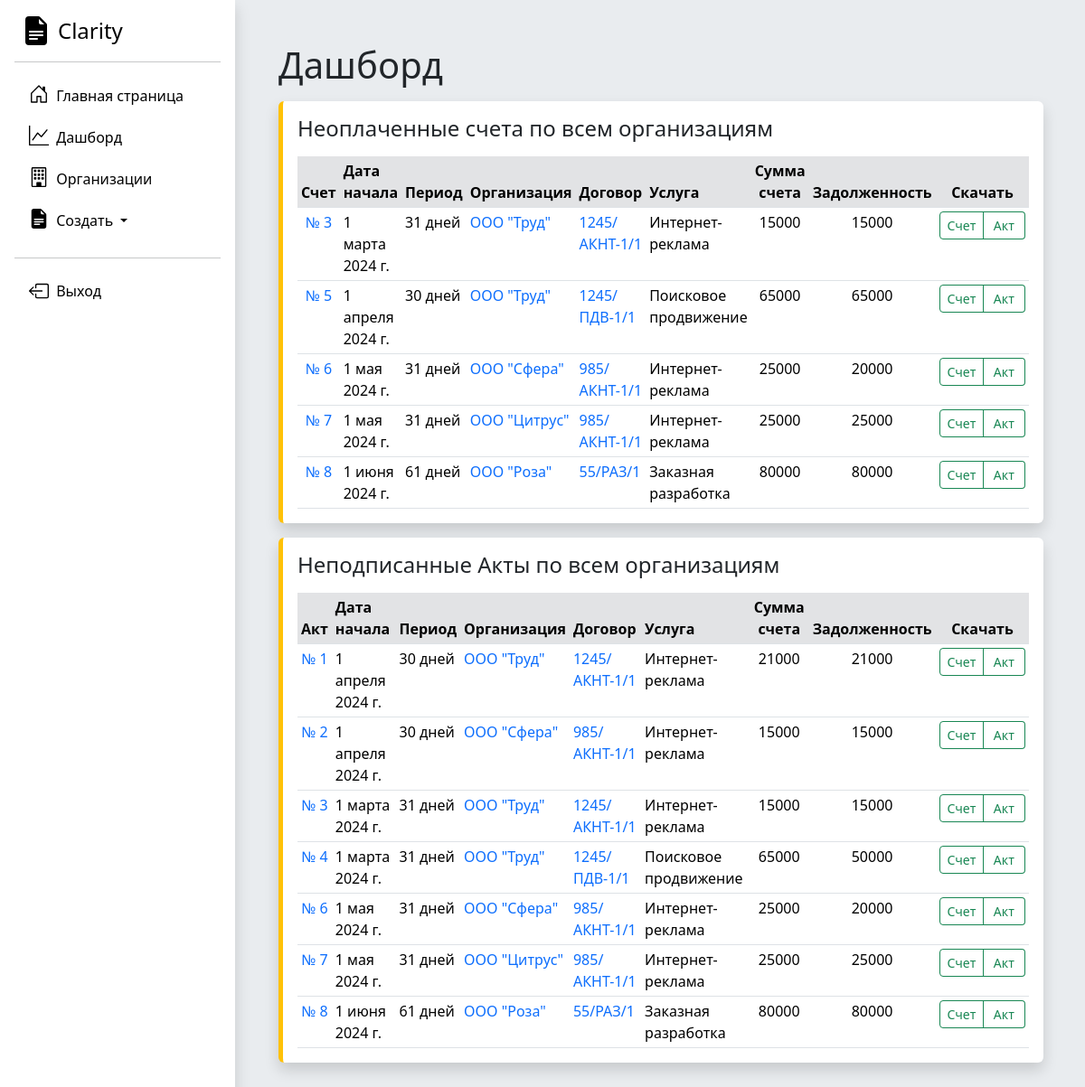
The page /dashboard/ (signed in) on the database its author committed.
### Accounting/models.py (models this page shows, shortened)
class Service(models.Model):
    service_name = models.CharField('Название оказываемой услуги для счета и Акта', max_length=250)
    date_start = models.DateField('Дата начала оказания услуги')
    date_end = models.DateField('Дата окончания оказания услуги')
    price = models.IntegerField('Оплата за услугу')
    payment_made = models.IntegerField('Сумма частичной оплаты счета', db_default=0)
    dogovor = models.ForeignKey(Dogovor, on_delete=models.CASCADE)
    full_payment = models.BooleanField('Счет полностью оплачен')
    act_approved = models.BooleanField("Акт подписан")
    class Meta:
        verbose_name = "Услуга (локализованный этап)"
        verbose_name_plural = "Услуги (локализованные этапы)"

class Dogovor(models.Model):
    nomer_dogovora = models.CharField('Номер договора', max_length=250)
    date_of_signing = models.DateField('Дата начала действия договора')
    web_site = models.CharField('Веб сайт', max_length=250)
    contract_completed = models.BooleanField('Активный договор')
    basic_price = models.IntegerField('Цена догвора')
    service_type = models.ForeignKey(Service_type, on_delete=models.DO_NOTHING)
    organization = models.ForeignKey(Organization, on_delete=models.CASCADE)
    class Meta:
        verbose_name = "Договор"
        verbose_name_plural = "Договоры"

class Organization(models.Model):
    full_name = models.CharField('Полное наименование', max_length=250)
    short_name = models.CharField('Краткое наименование', max_length=250)
    inn = models.IntegerField('ИНН')
    kpp = models.IntegerField('КПП')
    ur_adres = models.TextField('Юридический адрес')
    management_full_name = models.CharField('Управляющее лицо', max_length=250)
    management_post = models.CharField('Должность управляющего лица', max_length=250)
    def __str__(self):
        return self.short_name
    class Meta:
        verbose_name = "Юридическое лицо"
        verbose_name_plural = "Юридические лица"

class Service_type(models.Model):
    service_type = models.CharField('Название направления оказываемых услуг', max_length=250)
    regular = models.BooleanField('Регулярная услуга, нужно выставлять ежемесячный счет')
    def __str__(self):
        return self.service_type
    class Meta:
        verbose_name = "Направление услуги"
        verbose_name_plural = "Направления услуг"

### Accounting/views.py (the view)
# urls.py: path('dashboard/', views.dashboard, name='dashboard'),
@login_required
def dashboard(request):
    organization_list = Organization.objects.all()
    dogovor_list = Dogovor.objects.all()
    service_list = Service.objects.all()
    for el in service_list:
        el.period = (el.date_end - el.date_start).days + 1
    for el in service_list:
        el.debt = el.price - el.payment_made
    content = {
        'organization_list': organization_list,
        'dogovor_list': dogovor_list,
        'service_list': service_list
    }
    return render(request, 'Accounting/dashboard.html', content)

### DAM/templates/Accounting/dashboard.html (shortened to what this page needs)
{% extends 'Accounting/base.html' %}
{% block content %}<h1>Дашборд</h1>
<div class="card shadow p-3 rounded mt-3 border-top-0 border-end-0 border-bottom-0 border-5 border-warning">
<h4 class="mb-3">Неоплаченные счета по всем организациям</h4>
<div class="card-body px-0 py-0">
<div class="table-responsive scrollbar">
    <table class="table table-sm fs-10 mb-0 overflow-hidden">
        <thead >
            <tr>
                <th class="bg-secondary-subtle text-center">Счет</th>
                <th class="bg-secondary-subtle">Дата начала</th>
                <th class="bg-secondary-subtle">Период</th>
                <th class="bg-secondary-subtle">Организация</th>
                <th class="bg-secondary-subtle">Договор</th>
                <th class="bg-secondary-subtle">Услуга</th>
                <th class="bg-secondary-subtle text-center">Сумма счета</th>
                <th class="bg-secondary-subtle text-center">Задолженность</th>
                <th class="bg-secondary-subtle text-center">Скачать</th>
            </tr>
        </thead>
        <tbody>
{% for el in service_list %}
{% if el.full_payment is False %}
<tr>
    <td class="text-center"><a class="link-offset-2 link-offset-3-hover link-underline link-underline-opacity-0 link-underline-opacity-75-hover" href="{% url 'service-detail' el.pk %}">№ {{ el.id }}</a></td>
    <td>{{ el.date_start }}</td>
    <td>{{ el.period }} дней</td>
    <td><a class="link-offset-2 link-offset-3-hover link-underline link-underline-opacity-0 link-underline-opacity-75-hover" href="/organization/{{ el.dogovor.organization.id }}">{{ el.dogovor.organization }}</a> </td>
    <td><a class="link-offset-2 link-offset-3-hover link-underline link-underline-opacity-0 link-underline-opacity-75-hover" href="/dogovor/{{ el.dogovor.id }}">{{ el.dogovor.nomer_dogovora }}</a> </td>
    <td>{{ el.dogovor.service_type }}</td>
    <td class="text-center">{{ el.price }}</td>
    <td class="text-center">{{ el.debt }}</td>
    <td class="text-center">
        <div class="btn-group" role="group" aria-label="Basic mixed styles example">
          <a style="min-width: 47px;" role="button" class="btn btn-outline-success btn-sm" href="{% url 'service-generate-bill' el.pk %}">
                Счет
          </a>
          <a style="min-width: 47px;" role="button" class="btn btn-outline-success btn-sm border-start-0" href="{% url 'service-generate-act' el.pk %}">
                Акт
          </a>
        </div>
    </td>
</tr>
{% endif %}
{% endfor %}
        </tbody>
    </table>
</div>
</div>
</div>
<div class="card shadow p-3 rounded mt-3 border-top-0 border-end-0 border-bottom-0 border-5 border-warning">
<h4 class="mb-3">Неподписанные Акты по всем организациям</h4>
<div class="card-body px-0 py-0">
<div class="table-responsive scrollbar">
    <table class="table table-sm fs-10 mb-0 overflow-hidden">
        <thead >
            <tr>
                <th class="bg-secondary-subtle text-center">Акт</th>
                <th class="bg-secondary-subtle">Дата начала</th>
                <th class="bg-secondary-subtle">Период</th>
                <th class="bg-secondary-subtle">Организация</th>
                <th class="bg-secondary-subtle">Договор</th>
                <th class="bg-secondary-subtle">Услуга</th>
                <th class="bg-secondary-subtle text-center">Сумма счета</th>
                <th class="bg-secondary-subtle text-center">Задолженность</th>
                <th class="bg-secondary-subtle text-center">Скачать</th>
            </tr>
        </thead>
        <tbody>
{% for el in service_list %}
{% if el.act_approved is False %}
<tr>
    <td class="text-center"><a class="link-offset-2 link-offset-3-hover link-underline link-underline-opacity-0 link-underline-opacity-75-hover" href="{% url 'service-detail' el.pk %}">№ {{ el.id }}</a></td>
    <td>{{ el.date_start }}</td>
    <td>{{ el.period }} дней</td>
    <td><a class="link-offset-2 link-offset-3-hover link-underline link-underline-opacity-0 link-underline-opacity-75-hover" href="/organization/{{ el.dogovor.organization.id }}">{{ el.dogovor.organization }}</a> </td>
    <td><a class="link-offset-2 link-offset-3-hover link-underline link-underline-opacity-0 link-underline-opacity-75-hover" href="/dogovor/{{ el.dogovor.id }}">{{ el.dogovor.nomer_dogovora }}</a> </td>
    <td>{{ el.dogovor.service_type }}</td>
    <td class="text-center">{{ el.price }}</td>
    <td class="text-center">{{ el.debt }}</td>
    <td class="text-center">
        <div class="btn-group" role="group" aria-label="Basic mixed styles example">
          <a style="min-width: 47px;" role="button" class="btn btn-outline-success btn-sm" href="{% url 'service-generate-bill' el.pk %}">
            Счет
          </a>
          <a style="min-width: 47px;" role="button" class="btn btn-outline-success btn-sm border-start-0" href="{% url 'service-generate-act' el.pk %}">
            Акт
          </a>
        </div>
    </td>
</tr>
{% endif %}
{% endfor %}
        </tbody>
    </table>
</div>
</div>
    {% endblock %}

### rows shown on the page
Service: id "3", date_start "1 марта 2024 г.", period "31", dogovor.organization "ООО \"Труд\"", dogovor.nomer_dogovora "1245/АКНТ-1/1", dogovor.service_type "Интернет-реклама", price "15000", debt "15000"
Service: id "5", date_start "1 апреля 2024 г.", period "30", dogovor.organization "ООО \"Труд\"", dogovor.nomer_dogovora "1245/ПДВ-1/1", dogovor.service_type "Поисковое продвижение", price "65000", debt "65000"
Service: id "6", date_start "1 мая 2024 г.", period "31", dogovor.organization "ООО \"Сфера\"", dogovor.nomer_dogovora "985/АКНТ-1/1", dogovor.service_type "Интернет-реклама", price "25000", debt "20000"
Service: id "7", date_start "1 мая 2024 г.", period "31", dogovor.organization "ООО \"Цитрус\"", dogovor.nomer_dogovora "985/АКНТ-1/1", dogovor.service_type "Интернет-реклама", price "25000", debt "25000"
Service: id "8", date_start "1 июня 2024 г.", period "61", dogovor.organization "ООО \"Роза\"", dogovor.nomer_dogovora "55/РАЗ/1", dogovor.service_type "Заказная разработка", price "80000", debt "80000"
Service: id "1", date_start "1 апреля 2024 г.", period "30", dogovor.organization "ООО \"Труд\"", dogovor.nomer_dogovora "1245/АКНТ-1/1", dogovor.service_type "Интернет-реклама", price "21000", debt "21000"
Service: id "2", date_start "1 апреля 2024 г.", period "30", dogovor.organization "ООО \"Сфера\"", dogovor.nomer_dogovora "985/АКНТ-1/1", dogovor.service_type "Интернет-реклама", price "15000", debt "15000"
Service: id "4", date_start "1 марта 2024 г.", period "31", dogovor.organization "ООО \"Труд\"", dogovor.nomer_dogovora "1245/ПДВ-1/1", dogovor.service_type "Поисковое продвижение", price "65000", debt "50000"
